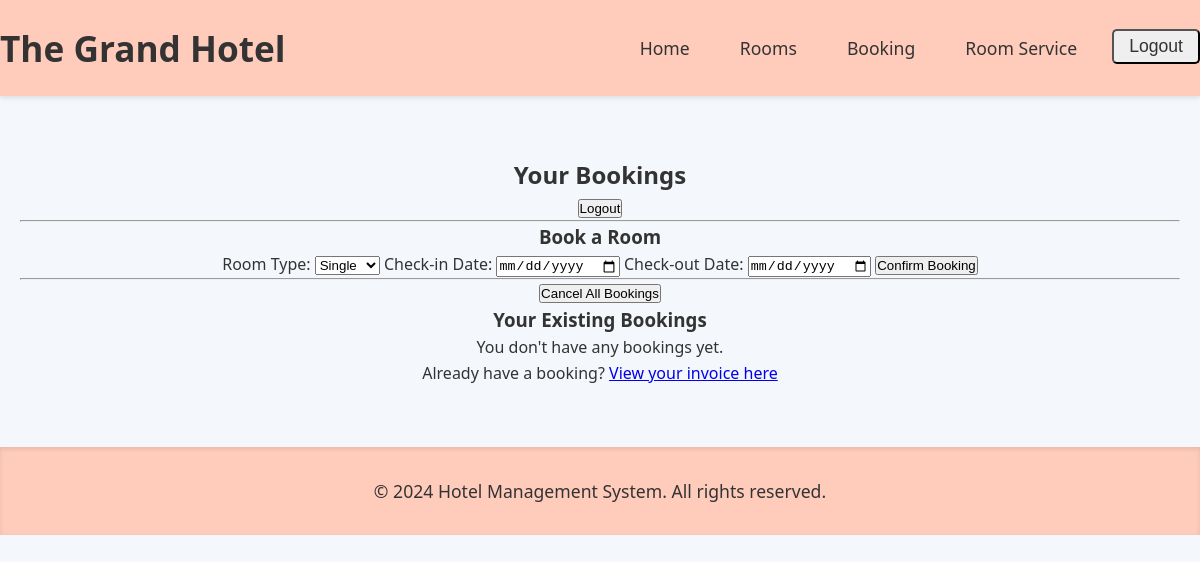
Page /bookings/ (signed in) on the earlier database version.
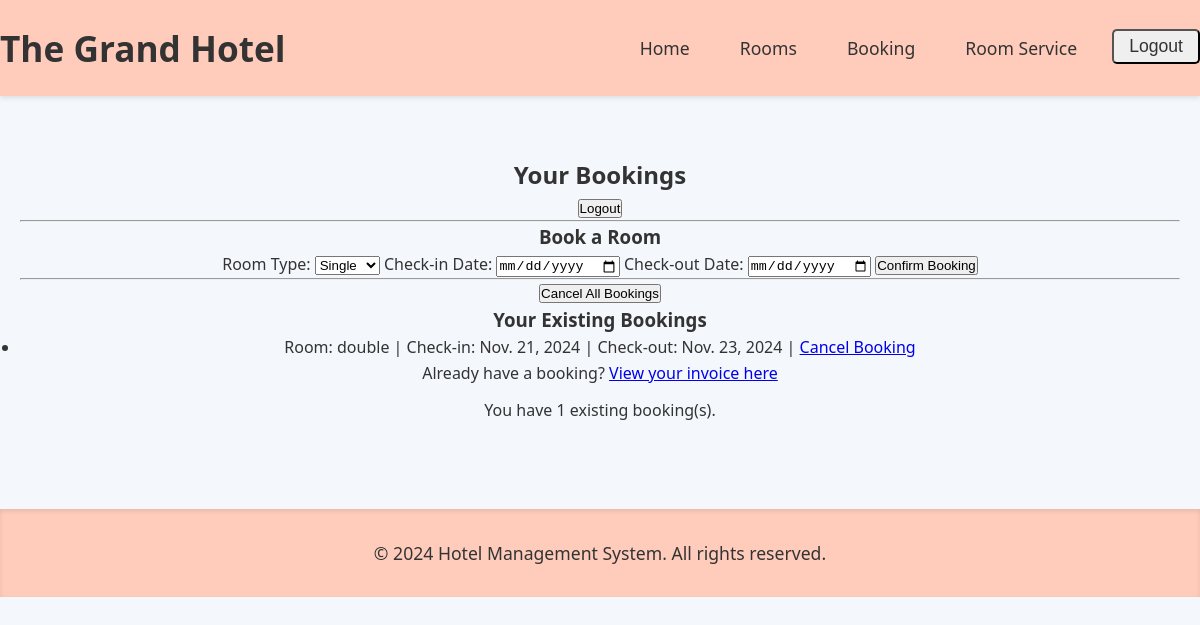
Same page on the later database version.
### hotel/models.py (models this page shows, shortened)
class Booking(models.Model):
    user = models.ForeignKey(User, on_delete=models.CASCADE)
    room_type = models.CharField(max_length=10, choices=ROOM_TYPES, default='single')
    check_in_date = models.DateField(default=datetime.date.today)
    check_out_date = models.DateField(default=datetime.date.today)
    bill = models.DecimalField(max_digits=10, decimal_places=2, default=0)
    room_price = models.DecimalField(max_digits=10, decimal_places=2, null=True)
    nights = models.IntegerField(null=True)

### hotel/views.py (the view)
# urls.py: path('bookings/', views.bookings, name='bookings'),
@login_required
def bookings(request):
    user_bookings = Booking.objects.filter(user=request.user)
    booking_count = user_bookings.count()
    if booking_count > 0:
        messages.info(request, f"You have {booking_count} existing booking(s).")
    return render(request, 'bookings.html', {'bookings': user_bookings})

### templates/hotel/bookings.html (shortened to what this page needs)
{% extends 'base.html' %}
{% load static %}
{% block content %}
<h2>Your Bookings</h2>
<form method="POST" action="{% url 'logout' %}">
    <button type="submit" class="logout-button">Logout</button>
</form>
<hr>
<h3>Book a Room</h3>
<form method="POST" action="{% url 'book_room' %}">
    <label for="room_type">Room Type:</label>
    <select name="room_type" required>
        <option value="single">Single</option>
    </select>
    <label for="check_in_date">Check-in Date:</label>
    <input type="date" name="check_in_date" required>
    <label for="check_out_date">Check-out Date:</label>
    <input type="date" name="check_out_date" required>
    <button type="submit">Confirm Booking</button>
</form>
<hr>
<form method="POST" action="{% url 'cancel_all_bookings' %}">
    <button type="submit" class="cancel-all-button">Cancel All Bookings</button>
</form>
<h3>Your Existing Bookings</h3>
{% if bookings %}
    <ul>
        {% for booking in bookings %}
            <li>
                Room: {{ booking.room_type }} |
                Check-in: {{ booking.check_in_date }} |
                Check-out: {{ booking.check_out_date }} |
                <a href="{% url 'cancel_booking' booking.id %}">Cancel Booking</a>
            </li>
        {% endfor %}
    </ul>
{% else %}
    <p>You don't have any bookings yet.</p>
{% endif %}
<p>Already have a booking? <a href="{% url 'invoice' %}">View your invoice here</a></p>
{% if messages %}
    <div id="django-messages" data-message="{% for message in messages %}{{ message }}{% if not forloop.last %}<br>{% endif %}{% endfor %}">
        {% for message in messages %}
            <div class="alert {{ message.tags }}">
                {{ message }}
            </div>
        {% endfor %}
    </div>
{% endif %}
{% endblock %}

Differences in the rows shown:
added Booking: room_type "double", check_in_date "Nov. 21, 2024", check_out_date "Nov. 23, 2024"
Other differences:
new list line: "You have 1 existing booking(s)."
text no longer shown: "You don't have any bookings yet."
